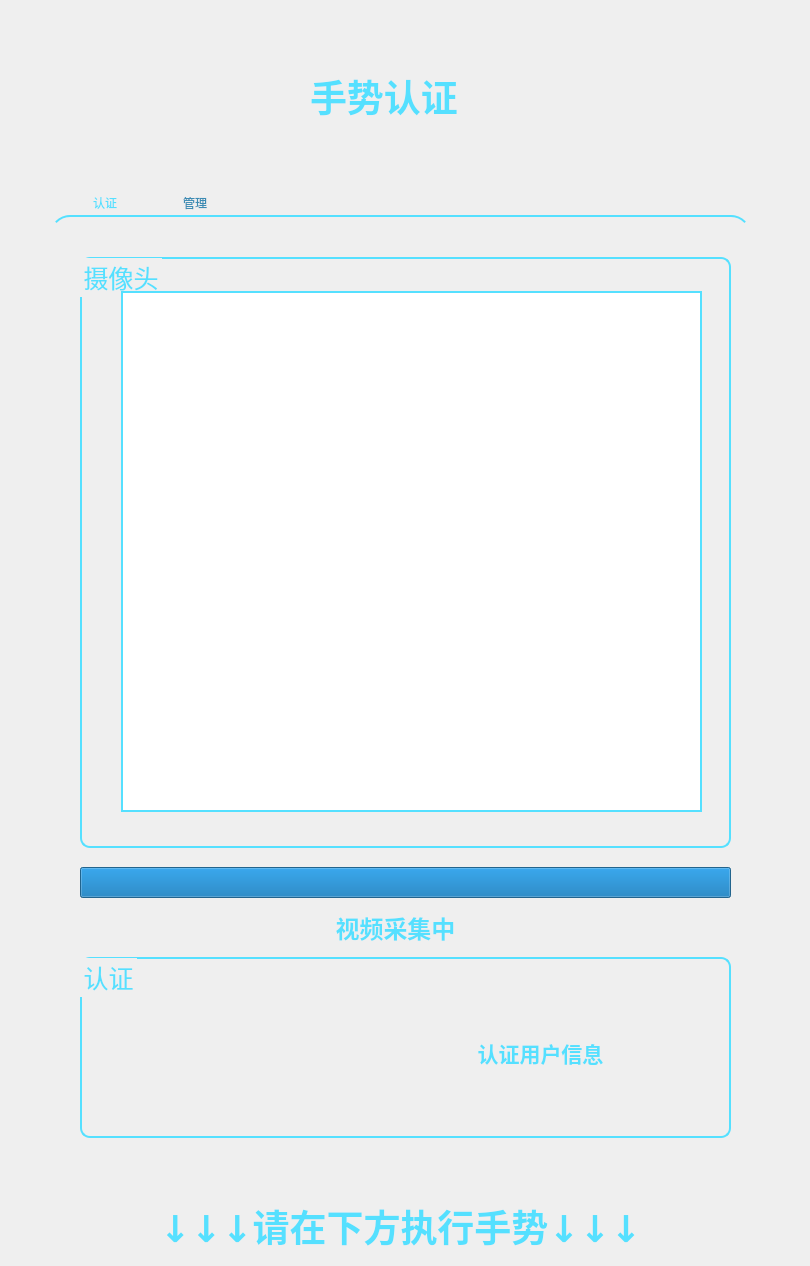
<?xml version="1.0" encoding="UTF-8"?>
<ui version="4.0">
 <class>window</class>
 <widget class="QWidget" name="window">
  <property name="geometry">
   <rect>
    <x>0</x>
    <y>0</y>
    <width>810</width>
    <height>1266</height>
   </rect>
  </property>
  <property name="windowTitle">
   <string>Form</string>
  </property>
  <property name="styleSheet">
   <string notr="true"/>
  </property>
  <widget class="QTabWidget" name="tabWidget">
   <property name="geometry">
    <rect>
     <x>50</x>
     <y>190</y>
     <width>701</width>
     <height>991</height>
    </rect>
   </property>
   <property name="autoFillBackground">
    <bool>false</bool>
   </property>
   <property name="styleSheet">
    <string notr="true">QTabWidget::pane{
min-width:70px;
min-height:25px;
border-top: 2px solid;
border-top-color:rgb(85, 224, 255);
border-radius: 20px;
}

QTabBar::tab {

min-width:70px;

min-height:25px;

color:rgb(60, 140, 180);

font:20px &quot;Microsoft YaHei&quot;;

border: 0px solid;
padding-left: 20px; /* 向右移动 20 像素 */


}

QTabBar::tab:selected{

min-width:70px;

min-height:25px;
color:rgb(85, 224, 255);

font:22px &quot;Microsoft YaHei&quot;;

border: 0px solid;

/* border-bottom: 2px solid;*/

border-color: #4796f0;

}</string>
   </property>
   <property name="currentIndex">
    <number>0</number>
   </property>
   <widget class="QWidget" name="tab">
    <attribute name="title">
     <string>认证</string>
    </attribute>
    <widget class="QProgressBar" name="progressBar">
     <property name="geometry">
      <rect>
       <x>30</x>
       <y>650</y>
       <width>651</width>
       <height>31</height>
      </rect>
     </property>
     <property name="styleSheet">
      <string notr="true">QProgressBar {
border: 2px solid rgb(85, 224, 255);
border-radius: 10px;
background-color: white;
}

QProgressBar::chunk {
background-color: rgb(85, 224, 255);
width: 20px;
}什么意思</string>
     </property>
     <property name="value">
      <number>100</number>
     </property>
     <property name="textVisible">
      <bool>false</bool>
     </property>
    </widget>
    <widget class="QGroupBox" name="groupBox">
     <property name="geometry">
      <rect>
       <x>30</x>
       <y>40</y>
       <width>651</width>
       <height>591</height>
      </rect>
     </property>
     <property name="styleSheet">
      <string notr="true">

QGroupBox {

    border: 2px solid rgb(85, 224, 255);
    border-radius: 10px;
    font-size: 25px; 
}

QGroupBox::title {
    color: rgb(85, 224, 255); /* 设置标题的颜色为蓝色 */

}</string>
     </property>
     <property name="title">
      <string>摄像头</string>
     </property>
     <widget class="QLabel" name="label_camera">
      <property name="geometry">
       <rect>
        <x>41</x>
        <y>34</y>
        <width>581</width>
        <height>521</height>
       </rect>
      </property>
      <property name="styleSheet">
       <string notr="true">QLabel {
border: 2px solid rgb(85, 224, 255);

background-color: white;
}</string>
      </property>
      <property name="text">
       <string/>
      </property>
     </widget>
    </widget>
    <widget class="QGroupBox" name="groupBox_2">
     <property name="geometry">
      <rect>
       <x>30</x>
       <y>740</y>
       <width>651</width>
       <height>181</height>
      </rect>
     </property>
     <property name="styleSheet">
      <string notr="true">QGroupBox {

    border: 2px solid rgb(85, 224, 255);
    border-radius: 10px;
    font-size: 25px; 
}

QGroupBox::title {
    color: rgb(85, 224, 255); /* 设置标题的颜色为蓝色 */

}</string>
     </property>
     <property name="title">
      <string>认证</string>
     </property>
     <widget class="QLabel" name="label_recg_userimg">
      <property name="geometry">
       <rect>
        <x>90</x>
        <y>20</y>
        <width>141</width>
        <height>141</height>
       </rect>
      </property>
      <property name="sizePolicy">
       <sizepolicy hsizetype="Preferred" vsizetype="Preferred">
        <horstretch>0</horstretch>
        <verstretch>0</verstretch>
       </sizepolicy>
      </property>
      <property name="font">
       <font>
        <family>Agency FB</family>
        <pointsize>14</pointsize>
       </font>
      </property>
      <property name="styleSheet">
       <string notr="true">color:rgb(85, 224, 255)</string>
      </property>
      <property name="text">
       <string/>
      </property>
      <property name="pixmap">
       <pixmap>src/noperson.png</pixmap>
      </property>
      <property name="scaledContents">
       <bool>true</bool>
      </property>
      <property name="alignment">
       <set>Qt::AlignCenter</set>
      </property>
     </widget>
     <widget class="QLabel" name="label_recg_username">
      <property name="geometry">
       <rect>
        <x>330</x>
        <y>30</y>
        <width>261</width>
        <height>131</height>
       </rect>
      </property>
      <property name="font">
       <font>
        <family>Arial</family>
        <pointsize>16</pointsize>
        <weight>75</weight>
        <italic>false</italic>
        <bold>true</bold>
       </font>
      </property>
      <property name="styleSheet">
       <string notr="true">color:rgb(85, 224, 255)</string>
      </property>
      <property name="text">
       <string>认证用户信息</string>
      </property>
      <property name="alignment">
       <set>Qt::AlignCenter</set>
      </property>
     </widget>
    </widget>
    <widget class="QLabel" name="label_statu">
     <property name="geometry">
      <rect>
       <x>190</x>
       <y>690</y>
       <width>311</width>
       <height>41</height>
      </rect>
     </property>
     <property name="font">
      <font>
       <family>Agency FB</family>
       <pointsize>18</pointsize>
       <weight>75</weight>
       <bold>true</bold>
      </font>
     </property>
     <property name="styleSheet">
      <string notr="true">color:rgb(85, 224, 255)</string>
     </property>
     <property name="text">
      <string>视频采集中</string>
     </property>
     <property name="alignment">
      <set>Qt::AlignCenter</set>
     </property>
    </widget>
   </widget>
   <widget class="QWidget" name="tab_2">
    <attribute name="title">
     <string>管理</string>
    </attribute>
    <widget class="QTabWidget" name="tabWidget_2">
     <property name="geometry">
      <rect>
       <x>10</x>
       <y>50</y>
       <width>681</width>
       <height>901</height>
      </rect>
     </property>
     <property name="styleSheet">
      <string notr="true">QTabWidget::pane{
min-width:70px;
min-height:25px;
border-top: 2px solid;
border-top-color:rgb(85, 224, 255);
}

QTabBar::tab {

min-width:70px;

min-height:25px;

color:rgb(60, 140, 180);

font:16px &quot;Microsoft YaHei&quot;;

border: 0px solid;



}

QTabBar::tab:selected{

min-width:70px;

min-height:25px;
color:rgb(85, 224, 255);

font:18px &quot;Microsoft YaHei&quot;;

border: 0px solid;

/*border-bottom: 2px solid;*/

border-color: #4796f0;

}</string>
     </property>
     <property name="currentIndex">
      <number>0</number>
     </property>
     <property name="usesScrollButtons">
      <bool>true</bool>
     </property>
     <widget class="QWidget" name="tab_3">
      <attribute name="title">
       <string>用户</string>
      </attribute>
      <widget class="QGroupBox" name="groupBox_3">
       <property name="geometry">
        <rect>
         <x>10</x>
         <y>60</y>
         <width>661</width>
         <height>361</height>
        </rect>
       </property>
       <property name="font">
        <font>
         <family>Arial</family>
         <pointsize>-1</pointsize>
         <weight>50</weight>
         <italic>false</italic>
         <bold>false</bold>
        </font>
       </property>
       <property name="styleSheet">
        <string notr="true">QGroupBox {

    border: 2px solid rgb(85, 224, 255);
    border-radius: 20px;
    font-size: 25px; 
}

QGroupBox::title {
    color: rgb(85, 224, 255); /* 设置标题的颜色为蓝色 */

}</string>
       </property>
       <property name="title">
        <string>注册</string>
       </property>
       <widget class="QLabel" name="label_registeduser">
        <property name="geometry">
         <rect>
          <x>40</x>
          <y>60</y>
          <width>111</width>
          <height>41</height>
         </rect>
        </property>
        <property name="font">
         <font>
          <family>Arial</family>
          <pointsize>14</pointsize>
          <weight>75</weight>
          <bold>true</bold>
         </font>
        </property>
        <property name="styleSheet">
         <string notr="true">color :rgb(85, 224, 255)</string>
        </property>
        <property name="text">
         <string>已有用户：</string>
        </property>
       </widget>
       <widget class="QComboBox" name="comboBox_user">
        <property name="enabled">
         <bool>true</bool>
        </property>
        <property name="geometry">
         <rect>
          <x>160</x>
          <y>60</y>
          <width>171</width>
          <height>41</height>
         </rect>
        </property>
        <property name="sizePolicy">
         <sizepolicy hsizetype="Preferred" vsizetype="Preferred">
          <horstretch>0</horstretch>
          <verstretch>0</verstretch>
         </sizepolicy>
        </property>
        <property name="font">
         <font>
          <family>Arial</family>
          <pointsize>12</pointsize>
         </font>
        </property>
        <property name="styleSheet">
         <string notr="true">/* 设置边框样式 */
QComboBox {
    border: 2px solid #000000; /* 设置边框宽度和颜色 */
    border-radius: 10px; /* 设置边框圆角 */
    color:rgb(85, 224, 255);
}

/* 设置下拉箭头样式 */
QComboBox::drop-down {
    width: 30px; /* 设置箭头宽度 */
    height: 38px; /* 设置箭头高度 */

}



/* 设置下拉列表样式 */
QComboBox QAbstractItemView {
    border: 2px solid #000000; /* 设置下拉列表边框样式 */
    border-radius: 10px; /* 设置下拉列表边框圆角 */
    background-color: #ffffff; /* 设置下拉列表背景颜色 */
}

/* 设置下拉列表中的项样式 */
QComboBox QAbstractItemView::item {
    height: 30px; /* 设置项高度 */
    color: #000000; /* 设置项文字颜色 */
	border: 2px solid #000000; /* 设置下拉列表边框样式 */
    border-radius: 10px; /* 设置下拉列表边框圆角 */
}

/* 设置下拉列表中的项鼠标悬停样式 */
QComboBox QAbstractItemView::item:hover {
    background-color: #cccccc; /* 设置鼠标悬停时的背景颜色 */
}

/* 设置下拉列表中的选中项样式 */
QComboBox QAbstractItemView::item:selected {
    background-color: #ff0000; /* 设置选中项的背景颜色 */
    color: #ffffff; /* 设置选中项的文字颜色 */
}</string>
        </property>
        <item>
         <property name="text">
          <string>用户列表</string>
         </property>
        </item>
       </widget>
       <widget class="QLabel" name="label_regi_username">
        <property name="geometry">
         <rect>
          <x>30</x>
          <y>140</y>
          <width>101</width>
          <height>71</height>
         </rect>
        </property>
        <property name="font">
         <font>
          <family>Arial</family>
          <pointsize>16</pointsize>
          <weight>75</weight>
          <bold>true</bold>
         </font>
        </property>
        <property name="styleSheet">
         <string notr="true">color :rgb(85, 224, 255)</string>
        </property>
        <property name="text">
         <string>用户名：</string>
        </property>
       </widget>
       <widget class="QLineEdit" name="lineEdit_username">
        <property name="geometry">
         <rect>
          <x>160</x>
          <y>150</y>
          <width>161</width>
          <height>41</height>
         </rect>
        </property>
        <property name="font">
         <font>
          <family>Arial</family>
          <pointsize>16</pointsize>
          <weight>50</weight>
          <italic>false</italic>
          <bold>false</bold>
         </font>
        </property>
        <property name="styleSheet">
         <string notr="true">border-radius: 10px;
color :rgb(85, 224, 255)</string>
        </property>
        <property name="placeholderText">
         <string extracomment="Enter your name"/>
        </property>
       </widget>
       <widget class="QPushButton" name="pushButton_del_user">
        <property name="geometry">
         <rect>
          <x>180</x>
          <y>280</y>
          <width>141</width>
          <height>61</height>
         </rect>
        </property>
        <property name="font">
         <font>
          <family>Arial</family>
          <pointsize>16</pointsize>
          <weight>75</weight>
          <italic>false</italic>
          <bold>true</bold>
         </font>
        </property>
        <property name="styleSheet">
         <string notr="true">QPushButton 
{
	color: rgb(255,255,255);
	background-color: rgb(85, 224, 255);
	border-radius: 10px;
}/*
QPushButton:hover 
{
	background-color: rgb(127,122,117)
}*/
QPushButton:pressed
{
	background-color: rgb(33,30,27);
}</string>
        </property>
        <property name="text">
         <string>删除用户</string>
        </property>
       </widget>
       <widget class="QPushButton" name="pushButton_regist">
        <property name="geometry">
         <rect>
          <x>340</x>
          <y>280</y>
          <width>141</width>
          <height>61</height>
         </rect>
        </property>
        <property name="font">
         <font>
          <family>Arial</family>
          <pointsize>16</pointsize>
          <weight>75</weight>
          <italic>false</italic>
          <bold>true</bold>
         </font>
        </property>
        <property name="styleSheet">
         <string notr="true">QPushButton 
{
	color: rgb(255,255,255);
	background-color: rgb(85, 224, 255);
	border-radius: 10px;
}/*
QPushButton:hover 
{
	background-color: rgb(127,122,117)
}*/
QPushButton:pressed
{
	background-color: rgb(33,30,27);
}</string>
        </property>
        <property name="text">
         <string>注册用户</string>
        </property>
       </widget>
       <widget class="QLabel" name="label_regi_userimg">
        <property name="geometry">
         <rect>
          <x>430</x>
          <y>30</y>
          <width>201</width>
          <height>201</height>
         </rect>
        </property>
        <property name="sizePolicy">
         <sizepolicy hsizetype="Preferred" vsizetype="Preferred">
          <horstretch>0</horstretch>
          <verstretch>0</verstretch>
         </sizepolicy>
        </property>
        <property name="font">
         <font>
          <family>Agency FB</family>
          <pointsize>11</pointsize>
          <weight>75</weight>
          <bold>true</bold>
         </font>
        </property>
        <property name="styleSheet">
         <string notr="true">color :rgb(85, 224, 255)</string>
        </property>
        <property name="text">
         <string/>
        </property>
        <property name="pixmap">
         <pixmap>src/noperson.png</pixmap>
        </property>
        <property name="scaledContents">
         <bool>true</bool>
        </property>
        <property name="alignment">
         <set>Qt::AlignCenter</set>
        </property>
       </widget>
       <widget class="QPushButton" name="pushButton_loadimg">
        <property name="geometry">
         <rect>
          <x>20</x>
          <y>280</y>
          <width>141</width>
          <height>61</height>
         </rect>
        </property>
        <property name="font">
         <font>
          <family>Arial</family>
          <pointsize>16</pointsize>
          <weight>75</weight>
          <italic>false</italic>
          <bold>true</bold>
         </font>
        </property>
        <property name="styleSheet">
         <string notr="true">QPushButton 
{
	color: rgb(255,255,255);
	background-color: rgb(85, 224, 255);
	border-radius: 10px;
}/*
QPushButton:hover 
{
	background-color: rgb(127,122,117)
}*/
QPushButton:pressed
{
	background-color: rgb(33,30,27);
}</string>
        </property>
        <property name="text">
         <string>加载头像</string>
        </property>
       </widget>
       <widget class="QPushButton" name="pushButton_del_info">
        <property name="geometry">
         <rect>
          <x>500</x>
          <y>280</y>
          <width>141</width>
          <height>61</height>
         </rect>
        </property>
        <property name="font">
         <font>
          <family>Arial</family>
          <pointsize>16</pointsize>
          <weight>75</weight>
          <italic>false</italic>
          <bold>true</bold>
         </font>
        </property>
        <property name="styleSheet">
         <string notr="true">QPushButton 
{
	color: rgb(255,255,255);
	background-color: rgb(85, 224, 255);
	border-radius: 10px;
}/*
QPushButton:hover 
{
	background-color: rgb(127,122,117)
}*/
QPushButton:pressed
{
	background-color: rgb(33,30,27);
}</string>
        </property>
        <property name="text">
         <string>删除信息</string>
        </property>
       </widget>
      </widget>
     </widget>
     <widget class="QWidget" name="tab_4">
      <attribute name="title">
       <string>设置</string>
      </attribute>
      <widget class="QLabel" name="label_sim_label">
       <property name="geometry">
        <rect>
         <x>20</x>
         <y>40</y>
         <width>221</width>
         <height>41</height>
        </rect>
       </property>
       <property name="font">
        <font>
         <family>Agency FB</family>
         <pointsize>18</pointsize>
         <weight>75</weight>
         <bold>true</bold>
        </font>
       </property>
       <property name="styleSheet">
        <string notr="true">color:rgb(85, 224, 255)</string>
       </property>
       <property name="text">
        <string>相似度阈值：</string>
       </property>
       <property name="alignment">
        <set>Qt::AlignCenter</set>
       </property>
      </widget>
      <widget class="QSlider" name="sim_horizontalSlider">
       <property name="geometry">
        <rect>
         <x>40</x>
         <y>100</y>
         <width>581</width>
         <height>22</height>
        </rect>
       </property>
       <property name="font">
        <font>
         <underline>false</underline>
        </font>
       </property>
       <property name="mouseTracking">
        <bool>false</bool>
       </property>
       <property name="autoFillBackground">
        <bool>false</bool>
       </property>
       <property name="styleSheet">
        <string notr="true">QSlider::groove:horizontal {
border: 3px solid rgb(85, 224, 255);
border-radius: 10px;
height: 20px;
background: qlineargradient(x1:0, y1:0, x2:0, y2:1, stop:0 rgb(85, 224, 255), stop:1 white);
margin: 2px 0;
}

QSlider::handle:horizontal {
background: qlineargradient(x1:0, y1:0, x2:0, y2:1, stop:0 #45ADED, stop:1 #0080FF);
border: 1px solid rgb(85, 224, 255);
width: 18px;
margin: -2px 0;
border-radius: 5px;
}</string>
       </property>
       <property name="minimum">
        <number>0</number>
       </property>
       <property name="maximum">
        <number>100</number>
       </property>
       <property name="singleStep">
        <number>1</number>
       </property>
       <property name="value">
        <number>20</number>
       </property>
       <property name="tracking">
        <bool>false</bool>
       </property>
       <property name="orientation">
        <enum>Qt::Horizontal</enum>
       </property>
       <property name="invertedAppearance">
        <bool>false</bool>
       </property>
      </widget>
      <widget class="QLabel" name="label_sim_label_value">
       <property name="geometry">
        <rect>
         <x>630</x>
         <y>90</y>
         <width>41</width>
         <height>41</height>
        </rect>
       </property>
       <property name="font">
        <font>
         <family>Agency FB</family>
         <pointsize>18</pointsize>
         <weight>75</weight>
         <bold>true</bold>
        </font>
       </property>
       <property name="styleSheet">
        <string notr="true">color:rgb(85, 224, 255)</string>
       </property>
       <property name="text">
        <string>0.4</string>
       </property>
       <property name="alignment">
        <set>Qt::AlignCenter</set>
       </property>
      </widget>
      <widget class="QLabel" name="label_3">
       <property name="geometry">
        <rect>
         <x>50</x>
         <y>160</y>
         <width>141</width>
         <height>51</height>
        </rect>
       </property>
       <property name="font">
        <font>
         <family>Agency FB</family>
         <pointsize>18</pointsize>
         <weight>75</weight>
         <bold>true</bold>
        </font>
       </property>
       <property name="styleSheet">
        <string notr="true">color:rgb(85, 224, 255)</string>
       </property>
       <property name="text">
        <string>背景光强：</string>
       </property>
      </widget>
      <widget class="QSpinBox" name="spinBox_light">
       <property name="geometry">
        <rect>
         <x>180</x>
         <y>160</y>
         <width>141</width>
         <height>51</height>
        </rect>
       </property>
       <property name="font">
        <font>
         <family>Agency FB</family>
         <pointsize>18</pointsize>
        </font>
       </property>
       <property name="styleSheet">
        <string notr="true">
    border: 2px solid rgb(85, 224, 255); /* 设置边框宽度和颜色 */
    border-radius: 10px; /* 设置边框圆角 */
    color:rgb(85, 224, 255);
</string>
       </property>
       <property name="minimum">
        <number>-50</number>
       </property>
       <property name="maximum">
        <number>50</number>
       </property>
      </widget>
      <widget class="QPushButton" name="pushButton_quit">
       <property name="geometry">
        <rect>
         <x>500</x>
         <y>280</y>
         <width>141</width>
         <height>61</height>
        </rect>
       </property>
       <property name="font">
        <font>
         <family>Arial</family>
         <pointsize>16</pointsize>
         <weight>75</weight>
         <italic>false</italic>
         <bold>true</bold>
        </font>
       </property>
       <property name="styleSheet">
        <string notr="true">QPushButton 
{
	color: rgb(255,255,255);
	background-color: rgb(85, 224, 255);
	border-radius: 10px;
}/*
QPushButton:hover 
{
	background-color: rgb(127,122,117)
}*/
QPushButton:pressed
{
	background-color: rgb(33,30,27);
}</string>
       </property>
       <property name="text">
        <string>退出系统</string>
       </property>
      </widget>
     </widget>
     <widget class="QWidget" name="tab_5">
      <attribute name="title">
       <string>日志</string>
      </attribute>
     </widget>
    </widget>
   </widget>
  </widget>
  <widget class="QLabel" name="label_titel">
   <property name="geometry">
    <rect>
     <x>310</x>
     <y>50</y>
     <width>201</width>
     <height>91</height>
    </rect>
   </property>
   <property name="font">
    <font>
     <family>Agency FB</family>
     <pointsize>28</pointsize>
     <weight>75</weight>
     <bold>true</bold>
    </font>
   </property>
   <property name="styleSheet">
    <string notr="true">color:rgb(85, 224, 255)</string>
   </property>
   <property name="text">
    <string>手势认证</string>
   </property>
  </widget>
  <widget class="QLabel" name="label_background">
   <property name="geometry">
    <rect>
     <x>-30</x>
     <y>-70</y>
     <width>871</width>
     <height>1411</height>
    </rect>
   </property>
   <property name="text">
    <string/>
   </property>
   <property name="pixmap">
    <pixmap>src/backgroundnew.png</pixmap>
   </property>
   <property name="scaledContents">
    <bool>true</bool>
   </property>
  </widget>
  <widget class="QLabel" name="label_notion">
   <property name="geometry">
    <rect>
     <x>70</x>
     <y>1180</y>
     <width>661</width>
     <height>91</height>
    </rect>
   </property>
   <property name="sizePolicy">
    <sizepolicy hsizetype="Fixed" vsizetype="Preferred">
     <horstretch>0</horstretch>
     <verstretch>0</verstretch>
    </sizepolicy>
   </property>
   <property name="font">
    <font>
     <family>Agency FB</family>
     <pointsize>28</pointsize>
     <weight>75</weight>
     <bold>true</bold>
    </font>
   </property>
   <property name="styleSheet">
    <string notr="true">color:rgb(85, 224, 255)</string>
   </property>
   <property name="text">
    <string>↓↓↓请在下方执行手势↓↓↓</string>
   </property>
   <property name="alignment">
    <set>Qt::AlignCenter</set>
   </property>
  </widget>
  <widget class="QLabel" name="label_scut">
   <property name="geometry">
    <rect>
     <x>20</x>
     <y>10</y>
     <width>161</width>
     <height>161</height>
    </rect>
   </property>
   <property name="text">
    <string/>
   </property>
   <property name="pixmap">
    <pixmap>src/scut.png</pixmap>
   </property>
   <property name="scaledContents">
    <bool>true</bool>
   </property>
  </widget>
  <widget class="QLabel" name="label_bip">
   <property name="geometry">
    <rect>
     <x>610</x>
     <y>10</y>
     <width>171</width>
     <height>171</height>
    </rect>
   </property>
   <property name="text">
    <string/>
   </property>
   <property name="pixmap">
    <pixmap>src/biplab.png</pixmap>
   </property>
   <property name="scaledContents">
    <bool>true</bool>
   </property>
  </widget>
  <zorder>label_background</zorder>
  <zorder>tabWidget</zorder>
  <zorder>label_titel</zorder>
  <zorder>label_notion</zorder>
  <zorder>label_scut</zorder>
  <zorder>label_bip</zorder>
 </widget>
 <resources/>
 <connections/>
</ui>
